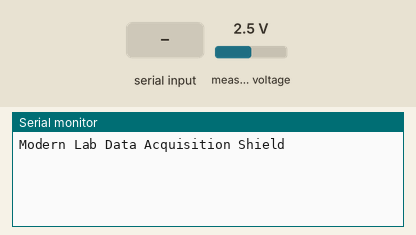
Recording of a sketch running on a simulated Arduino Uno, built with avr-gcc and run on an emulated ATmega328P. Parts: the last lines printed to the serial monitor. The test bench sets the inputs (shaded band); at power-on: measured voltage 2.5 V. EEPROM starts erased.

Above: at 1.2 s.
1.3 s: "idn?\n" received over Serial
At 1.7 s:
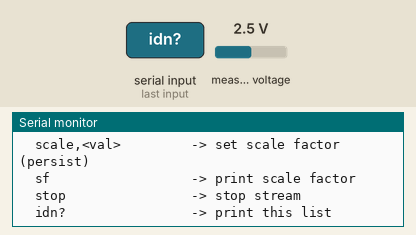
2.8 s: "idn?\n" received over the second serial link
At 4.0 s:
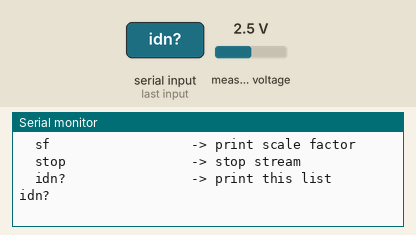
4.3 s: "stop\n" received over Serial
At 5.1 s:
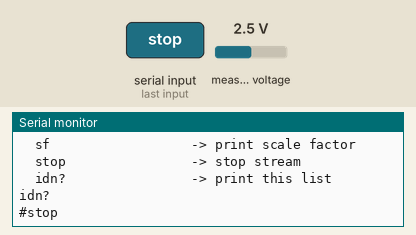
5.8 s: "stop\n" received over the second serial link
At 6.3 s:
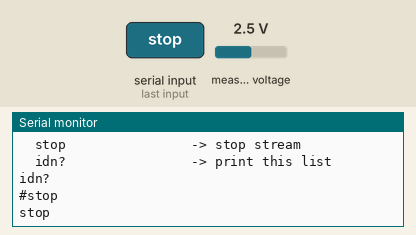
7.3 s: "run\n" received over Serial
At 7.41 s:
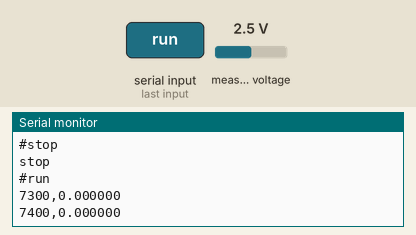
8.8 s: "run\n" received over the second serial link
Timing chart, 0 to 11.3 s (numbered marks = the images above; inputs shaded):
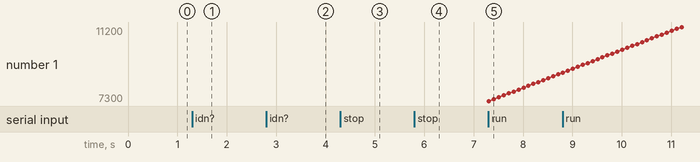

Measured:
- after the input at 1.3 s, the serial monitor: prints a new line at once (image 1)
- after the input at 2.8 s, the serial monitor: prints a new line at once (image 2)
- after the input at 4.3 s, the serial monitor: prints a new line at once (image 3)
- after the input at 5.8 s, the serial monitor: prints a new line at once (image 4)
- after the input at 7.3 s, the serial monitor: prints a new line at once (image 5)

The sketch:

Recorder.ino
```cpp
// Single-input controller (cleaned)
// - Uses Adafruit ADS1115 library (GAIN_TWO, addr 0x49) exactly like your test sketch
// - 1x -> ADS channel 0
// - 10x -> ADS channel 2
// - Keeps SoftwareSerial passthrough and EEPROM scale factor for this one input

#include <SoftwareSerial.h>
#include <EEPROM.h>
#include <Wire.h>
#include <Adafruit_ADS1X15.h>

// ======= Pin & Serial Config =======
const uint32_t HW_BAUD = 115200;
const uint32_t SW_BAUD = 9600;

// SoftwareSerial uses (RX, TX)
const uint8_t SW_RX_PIN = A0;  // from external device -> Arduino
const uint8_t SW_TX_PIN = A1;  // from Arduino -> external device

// ======= Termination Characters =======
const char HW_TERM_CHAR = '\n';  // hardware serial line ending
const char SW_TERM_CHAR = '\n';  // software serial line ending

// ======= Identification =======
const char* DEVICE_NAME = "Modern Lab Data Acquisition Shield";

// ======= Acquisition Settings (single input only) =======
uint32_t acquisitionDelay = 100;   // ms between measurements
uint16_t samplesToAverage = 1;     // >=1
// Gain selection via channel choice (fixed mapping)
// 1x  -> ADS AIN0
// 10x -> ADS AIN2
uint8_t  channelSel       = 0;     // 0 = 1x (AIN0), 1 = 10x (AIN2)

// Running flag
bool isRunning = false;

// Common timing ticker
uint32_t lastSampleMs = 0;

// ======= Scaling (EEPROM stored) =======
const double   PREC_REF     = 1.8;     // Precision voltage source MCP1501T-18E/CHY
double         scaleFactor  = 1.0;     // Single input scale factor

// EEPROM layout
const int      SCALE_ADDR   = 0;

SoftwareSerial swSer(SW_RX_PIN, SW_TX_PIN);

// ======= Input Buffer =======
String buffer;                 // collects chars from Hardware Serial
const size_t MAX_BUF = 256;    // guard against runaway input

// ======= ADS1115 (Adafruit lib) =======
Adafruit_ADS1115 ads;  // 16-bit version
// Library settings to match your test sketch:
//   ads.setGain(GAIN_TWO);  // ±2.048 V
//   ads.begin(0x49);        // ADDR tied HIGH

// For “half-range = 0” math
const double ADS_FSR_VOLTS = 2.048;  // with GAIN_TWO the lib maps codes to 0..2.048 V

// ======= Forward Declarations =======
void serviceSerial();
bool parse(const String& line);
void maybeStreamSample();

double readAveragedADC(uint8_t channel, uint16_t n, double scaleFactor);

void loadScaleFromEEPROM();
void saveScaleToEEPROM(double val, int addr);

void startInput();
void stopAll();
void printIdn();

// ======= Setup / Loop =======
void setup() {
  Serial.begin(HW_BAUD);
  swSer.begin(SW_BAUD);
  // Wire.begin(); // Adafruit lib will init I2C as needed; harmless to call too.
  Serial.println(DEVICE_NAME);

  // Match the test sketch exactly
  if (!ads.begin(0x49)) {
    Serial.println("Failed to initialize ADS.");
    while (1) { delay(10); }
  }
  ads.setGain(GAIN_TWO); // ±2.048 V range

  analogReference(EXTERNAL);  // legacy (harmless if unused elsewhere)
  loadScaleFromEEPROM();
}

void loop() {
  serviceSerial();     // always service I/O both ways
  maybeStreamSample(); // emit data if running and delay elapsed
}

// ======= Serial Service =======
void serviceSerial() {
  // --- From Hardware Serial (USB) ---
  while (Serial.available() > 0) {
    char c = static_cast<char>(Serial.read());

    if (c == '\r' && HW_TERM_CHAR == '\n') continue; // normalize CRLF if using '\n'

    if (buffer.length() < MAX_BUF) buffer += c;

    if (c == HW_TERM_CHAR) {
      String line = buffer;
      line.trim();  // strip terminators + spaces

      bool handled = parse(line);

      if (!handled) {
        // Forward original content to SW
        swSer.print(line);
        swSer.print(SW_TERM_CHAR);
      }

      buffer = ""; // reset for next command
    }
  }

  // --- From Software Serial (immediate pass-through to HW) ---
  while (swSer.available() > 0) {
    int b = swSer.read();
    if (b >= 0) {
      Serial.write((uint8_t)b);
    }
  }
}

// ======= Streaming (single input) =======
// Emits "millis(),value<HW_TERM_CHAR>" at the requested cadence while running
void maybeStreamSample() {
  if (!isRunning) return;
  uint32_t now = millis();

  if (now - lastSampleMs >= acquisitionDelay) {
    double value = readAveragedADC(channelSel, samplesToAverage, scaleFactor);
    Serial.print(now);
    Serial.print(',');
    Serial.print(value, 6); // send double with precision
    Serial.print(HW_TERM_CHAR);
    lastSampleMs = now;
  }
}

// ======= Command Parser (single input) =======
// - "run"          -> start streaming, reply "#run"
// - "delay,<ms>"   -> set acquisitionDelay (>0), reply "#delay<ms>"
// - "avg,<n>"      -> set samplesToAverage (>=1), reply "#avg<n>"
// - "1x"           -> select AIN0 (1x), reply "#1x"
// - "10x"          -> select AIN2 (10x), reply "#10x"
// - "scale,<val>"  -> set scale factor, save to EEPROM, reply "#scale<val>"
// - "sf"           -> print scale factor
// - "stop"         -> stop streaming, reply "#stop"
// - "idn?"         -> print device name and command list
bool parse(const String& line) {
  // ----- Common -----
  if (line.equalsIgnoreCase("idn?")) {
    printIdn();
    return true;
  }

  if (line.equalsIgnoreCase("stop")) {
    stopAll();
    Serial.print(F("#stop"));
    Serial.print(HW_TERM_CHAR);
    return true;
  }

  if (line.equalsIgnoreCase("run")) {
    startInput();
    Serial.print(F("#run"));
    Serial.print(HW_TERM_CHAR);
    return true;
  }

  if (line.startsWith("delay,")) {
    String valStr = line.substring(6);
    valStr.trim();
    long newDelay = valStr.toInt();
    if (newDelay > 0) {
      acquisitionDelay = (uint32_t)newDelay;
      Serial.print(F("#delay"));
      Serial.print(acquisitionDelay);
      Serial.print(HW_TERM_CHAR);
      return true;
    }
    return false; // invalid -> forward to SW
  }

  if (line.startsWith("avg,")) {
    String valStr = line.substring(4);
    valStr.trim();
    long n = valStr.toInt();
    if (n >= 1) {
      samplesToAverage = (uint16_t)n;
      Serial.print(F("#avg"));
      Serial.print(samplesToAverage);
      Serial.print(HW_TERM_CHAR);
      return true;
    }
    return false; // invalid -> forward to SW
  }

  if (line.equalsIgnoreCase("1x")) {
    channelSel = 0; // ADS AIN0
    Serial.print(F("#1x"));
    Serial.print(HW_TERM_CHAR);
    return true;
  }

  if (line.equalsIgnoreCase("10x")) {
    channelSel = 1; // ADS AIN2
    Serial.print(F("#10x"));
    Serial.print(HW_TERM_CHAR);
    return true;
  }

  if (line.startsWith("scale,")) {
    String valStr = line.substring(6);
    valStr.trim();
    double newScale = atof(valStr.c_str());
    if (newScale > 0.0) {
      saveScaleToEEPROM(newScale, SCALE_ADDR);
      scaleFactor = newScale;
      Serial.print(F("#scale"));
      Serial.print(scaleFactor, 6);
      Serial.print(HW_TERM_CHAR);
      return true;
    }
    return false; // invalid
  }

  if (line.equalsIgnoreCase("sf")) {
    Serial.print("Scale: ");
    Serial.println(scaleFactor, 6);
    return true;
  }

  return false; // unrecognized
}

// ======= Start/Stop Helpers =======
void startInput() {
  isRunning = true;
  lastSampleMs = 0;
}

void stopAll() {
  isRunning = false;
}

// ======= EEPROM Helpers (single scale) =======
void loadScaleFromEEPROM() {
  double stored;
  EEPROM.get(SCALE_ADDR, stored);
  if (isnan(stored) || stored == 0.0) {
    stored = PREC_REF / (double)1024; // default: 1.8 V / 1024
    EEPROM.put(SCALE_ADDR, stored);
  }
  scaleFactor = stored;
}

void saveScaleToEEPROM(double val, int addr) {
  double current;
  EEPROM.get(addr, current);
  if (current != val) {
    EEPROM.put(addr, val);
  }
}

// ======= ADC Averaging (half-range = 0; Adafruit lib) =======
double readAveragedADC(uint8_t channel, uint16_t n, double scaleFactor) {
  if (n < 1) n = 1;

  double accum_counts_equiv = 0.0;

  for (uint16_t i = 0; i < n; ++i) {
    // Read single-ended volts from the selected channel (0..2.048 V with GAIN_TWO)
    int16_t raw = ads.readADC_SingleEnded(channel);
    double volts = ads.computeVolts(raw);
    double miliVolts = volts*1000;

    accum_counts_equiv  += miliVolts;
  }

  double avg_counts_equiv = accum_counts_equiv / (double)n;
  return avg_counts_equiv * scaleFactor;
}

// ======= IDN Printer =======
void printIdn() {
  Serial.println(DEVICE_NAME);
  Serial.println("Commands:");
  Serial.println("  run                 -> start stream");
  Serial.println("  delay,<ms>          -> set delay (ms>0)");
  Serial.println("  avg,<n>             -> set averages (n>=1)");
  Serial.println("  1x                  -> select AIN0 (1x)");
  Serial.println("  10x                 -> select AIN2 (10x)");
  Serial.println("  scale,<val>         -> set scale factor (persist)");
  Serial.println("  sf                  -> print scale factor");
  Serial.println("  stop                -> stop stream");
  Serial.println("  idn?                -> print this list");
}
```
